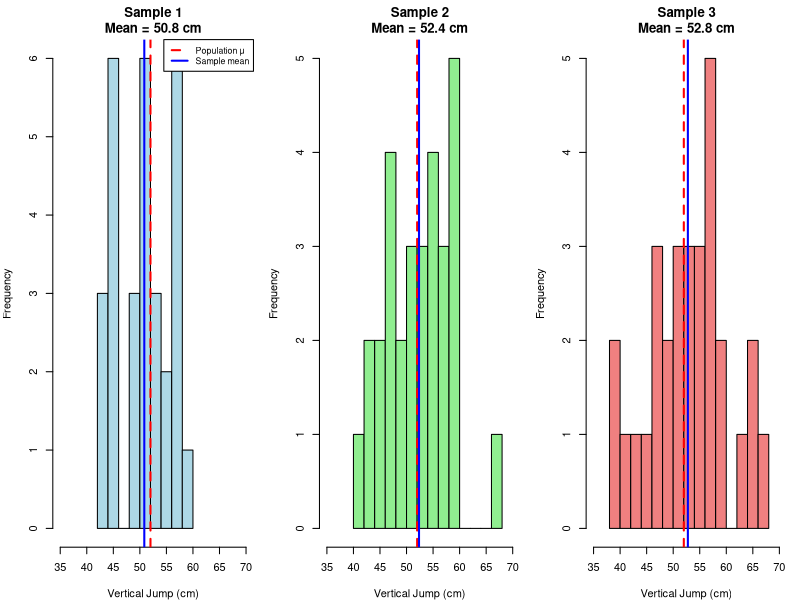
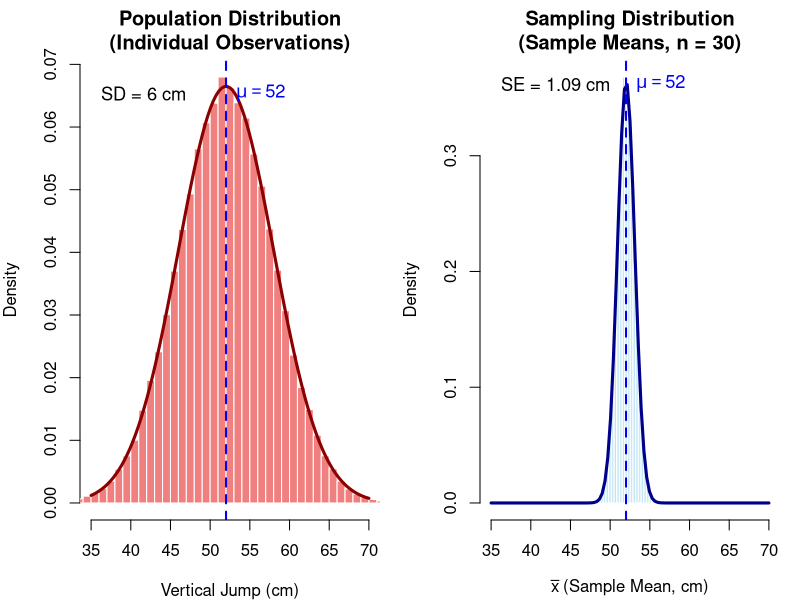
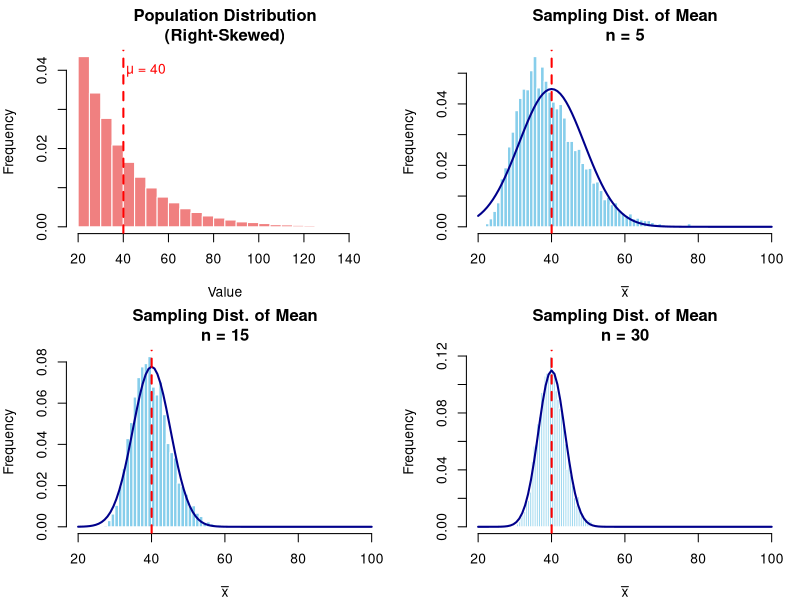
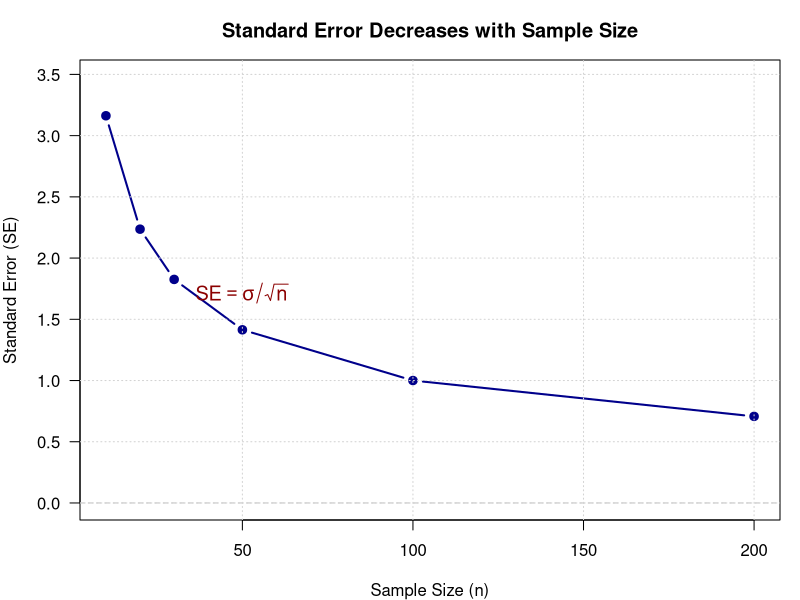
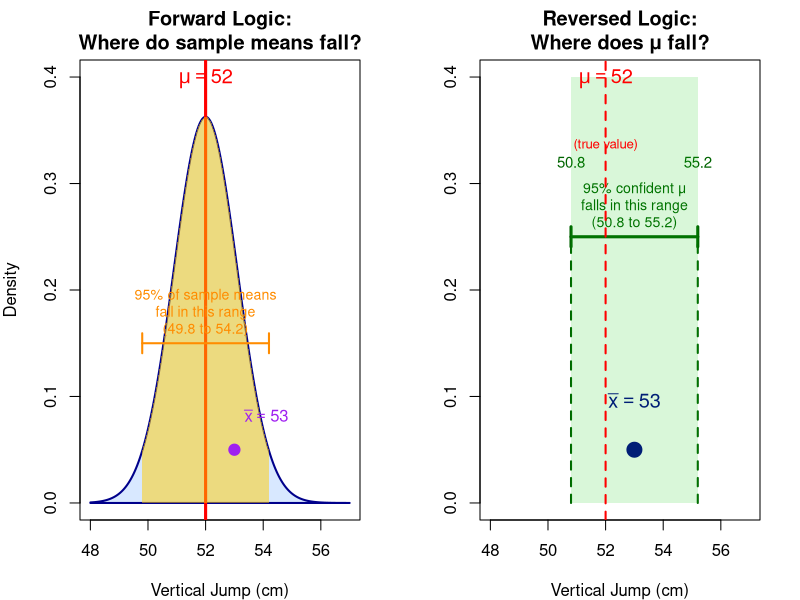
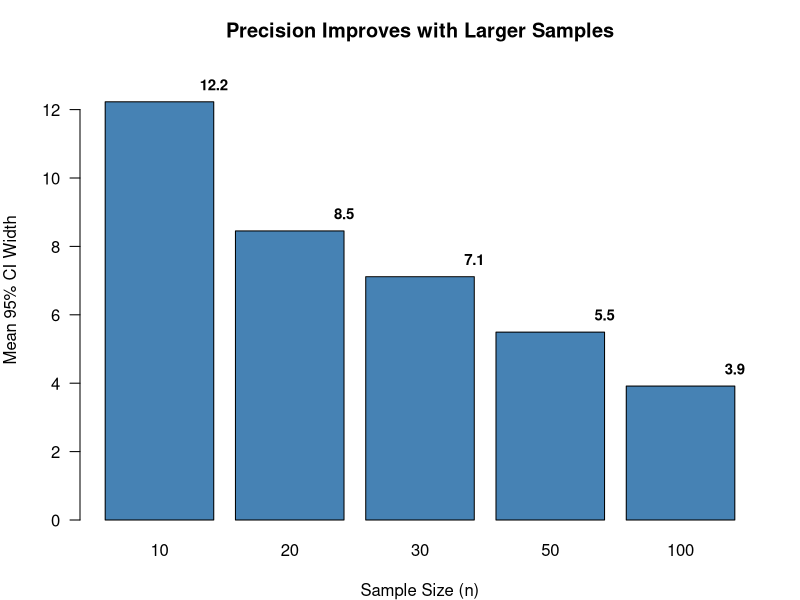

Here is the R script that generated these plots, in order:
## ---- chunk 1
#| label: fig-sampling-error-illustration
#| fig-cap: "Illustration of sampling error: three different samples from the same population yield different sample means"
#| code-fold: true

# Set seed for reproducibility
set.seed(456)

# True population parameters
mu <- 52
sigma <- 6
population_size <- 10000

# Generate population
population <- rnorm(population_size, mean = mu, sd = sigma)

# Draw three samples
n <- 30
sample1 <- sample(population, n)
sample2 <- sample(population, n)
sample3 <- sample(population, n)

# Compute sample means
xbar1 <- mean(sample1)
xbar2 <- mean(sample2)
xbar3 <- mean(sample3)

# Plot
par(mfrow = c(1, 3), mar = c(4, 4, 3, 1))

hist(sample1, breaks = 10, col = "lightblue", border = "black",
     main = paste("Sample 1\nMean =", round(xbar1, 1), "cm"),
     xlab = "Vertical Jump (cm)", ylab = "Frequency", xlim = c(35, 70))
abline(v = mu, col = "red", lwd = 2, lty = 2)
abline(v = xbar1, col = "blue", lwd = 2)
legend("topright", legend = c("Population μ", "Sample mean"),
       col = c("red", "blue"), lty = c(2, 1), lwd = 2, cex = 0.8)

hist(sample2, breaks = 10, col = "lightgreen", border = "black",
     main = paste("Sample 2\nMean =", round(xbar2, 1), "cm"),
     xlab = "Vertical Jump (cm)", ylab = "Frequency", xlim = c(35, 70))
abline(v = mu, col = "red", lwd = 2, lty = 2)
abline(v = xbar2, col = "blue", lwd = 2)

hist(sample3, breaks = 10, col = "lightcoral", border = "black",
     main = paste("Sample 3\nMean =", round(xbar3, 1), "cm"),
     xlab = "Vertical Jump (cm)", ylab = "Frequency", xlim = c(35, 70))
abline(v = mu, col = "red", lwd = 2, lty = 2)
abline(v = xbar3, col = "blue", lwd = 2)

par(mfrow = c(1, 1))
## ---- chunk 2
#| label: fig-sampling-distribution-simulation
#| fig-cap: "Comparison of population distribution (left) and sampling distribution of the mean (right)"
#| fig-width: 10
#| fig-height: 4
#| code-fold: true

# Set seed
set.seed(789)

# Population parameters
mu <- 52
sigma <- 6
n <- 30
n_samples <- 10000

# Generate population
population <- rnorm(100000, mean = mu, sd = sigma)

# Simulate sampling distribution
sample_means <- replicate(n_samples, mean(rnorm(n, mean = mu, sd = sigma)))

# Side-by-side plots
par(mfrow = c(1, 2), mar = c(4, 4, 3, 1))

# LEFT: Population distribution
hist(population, breaks = 50, col = "lightcoral", border = "white",
     main = "Population Distribution\n(Individual Observations)",
     xlab = "Vertical Jump (cm)",
     ylab = "Density", probability = TRUE, xlim = c(35, 70))
curve(dnorm(x, mean = mu, sd = sigma),
      col = "darkred", lwd = 3, add = TRUE)
abline(v = mu, col = "blue", lwd = 2, lty = 2)
text(mu, 0.065, labels = expression(mu == 52), pos = 4, col = "blue", cex = 1.1)
text(35, 0.065, labels = paste("SD =", sigma, "cm"), pos = 4, cex = 1.1)

# RIGHT: Sampling distribution
hist(sample_means, breaks = 50, col = "skyblue", border = "white",
     main = "Sampling Distribution\n(Sample Means, n = 30)",
     xlab = expression(bar(x)~"(Sample Mean, cm)"),
     ylab = "Density", probability = TRUE, xlim = c(35, 70))
curve(dnorm(x, mean = mean(sample_means), sd = sd(sample_means)),
      col = "darkblue", lwd = 3, add = TRUE)
abline(v = mu, col = "blue", lwd = 2, lty = 2)
text(mu, 0.36, labels = expression(mu == 52), pos = 4, col = "blue", cex = 1.1)
text(35, 0.36, labels = paste("SE =", round(sd(sample_means), 2), "cm"), pos = 4, cex = 1.1)

par(mfrow = c(1, 1))
## ---- chunk 3
#| label: fig-central-limit-theorem
#| fig-cap: "Central Limit Theorem demonstration: sampling distributions of the mean for different sample sizes (n = 5, 15, 30) from a right-skewed population"
#| code-fold: true

# Set seed
set.seed(101)

# Generate right-skewed population (exponential distribution)
population_skewed <- rexp(50000, rate = 0.05) + 20
mu_skewed <- mean(population_skewed)
sigma_skewed <- sd(population_skewed)

# Simulate sampling distributions for different n
sample_sizes <- c(5, 15, 30)
n_simulations <- 5000

par(mfrow = c(2, 2), mar = c(4, 4, 3, 1))

# Plot population
hist(population_skewed, breaks = 50, col = "lightcoral", border = "white",
     main = "Population Distribution\n(Right-Skewed)",
     xlab = "Value", ylab = "Frequency", xlim = c(20, 150), probability = TRUE)
abline(v = mu_skewed, col = "red", lwd = 2, lty = 2)
text(mu_skewed + 10, 0.04, labels = paste("μ =", round(mu_skewed, 1)), col = "red")

# Sampling distributions for different n
for (n in sample_sizes) {
  # Simulate
  sample_means <- replicate(n_simulations, mean(sample(population_skewed, n)))
  
  # Plot
  hist(sample_means, breaks = 50, col = "skyblue", border = "white",
       main = paste("Sampling Dist. of Mean\nn =", n),
       xlab = expression(bar(x)), ylab = "Frequency",
       xlim = c(20, 100), probability = TRUE)
  
  # Overlay normal curve
  curve(dnorm(x, mean = mu_skewed, sd = sigma_skewed / sqrt(n)),
        col = "darkblue", lwd = 2, add = TRUE)
  
  abline(v = mu_skewed, col = "red", lwd = 2, lty = 2)
}

par(mfrow = c(1, 1))
## ---- chunk 4
#| label: fig-sample-size-se
#| fig-cap: "Effect of sample size on standard error: larger samples produce smaller SE and more precise estimates"
#| code-fold: true

# Parameters
sigma <- 10  # Population SD
sample_sizes <- c(10, 20, 30, 50, 100, 200)
se_values <- sigma / sqrt(sample_sizes)

# Plot
plot(sample_sizes, se_values, type = "b", pch = 19, col = "darkblue", lwd = 2,
     xlab = "Sample Size (n)", ylab = "Standard Error (SE)",
     main = "Standard Error Decreases with Sample Size",
     ylim = c(0, max(se_values) * 1.1), las = 1)

# Add reference lines
abline(h = 0, lty = 2, col = "gray")
grid()

# Annotate
text(50, se_values[4] + 0.3, 
     labels = expression(SE == sigma / sqrt(n)), cex = 1.2, col = "darkred")
## ---- chunk 5
#| label: fig-confidence-interval-logic
#| fig-cap: "Visual illustration of the symmetric relationship underlying confidence intervals"
#| fig-width: 10
#| fig-height: 5
#| code-fold: true

par(mfrow = c(1, 2), mar = c(4, 4, 3, 2))

# Parameters
mu <- 52
se <- 1.1
xbar <- 53  # Observed sample mean (different from μ to show the concept)
ci_multiplier <- 2  # approximately 95%

# LEFT PANEL: Forward logic (sampling distribution)
plot(NULL, xlim = c(48, 57), ylim = c(0, 0.4), 
     xlab = "Vertical Jump (cm)", ylab = "Density",
     main = "Forward Logic:\nWhere do sample means fall?")

# Draw sampling distribution centered at μ
x_vals <- seq(48, 57, length.out = 200)
y_vals <- dnorm(x_vals, mean = mu, sd = se)
polygon(c(x_vals, rev(x_vals)), c(y_vals, rep(0, length(y_vals))),
        col = rgb(0.5, 0.7, 1, 0.3), border = "darkblue", lwd = 2)

# Mark μ and the 95% interval
abline(v = mu, col = "red", lwd = 3, lty = 1)
text(mu, 0.38, expression(mu == 52), col = "red", cex = 1.2, pos = 3)

# Shade 95% region
x_95 <- seq(mu - ci_multiplier*se, mu + ci_multiplier*se, length.out = 100)
y_95 <- dnorm(x_95, mean = mu, sd = se)
polygon(c(x_95, rev(x_95)), c(y_95, rep(0, length(y_95))),
        col = rgb(1, 0.8, 0, 0.5), border = NA)

# Mark boundaries
arrows(mu - ci_multiplier*se, 0.15, mu + ci_multiplier*se, 0.15,
       code = 3, angle = 90, length = 0.1, lwd = 2, col = "darkorange")
text(mu, 0.18, "95% of sample means\nfall in this range\n(49.8 to 54.2)", cex = 0.85, col = "darkorange")

# Mark the observed sample mean
points(xbar, 0.05, pch = 19, cex = 1.5, col = "purple")
text(xbar, 0.08, expression(bar(x) == 53), col = "purple", cex = 1, pos = 4)

# RIGHT PANEL: Reversed logic (confidence interval)
plot(NULL, xlim = c(48, 57), ylim = c(0, 0.4), 
     xlab = "Vertical Jump (cm)", ylab = "",
     main = "Reversed Logic:\nWhere does μ fall?")

# Draw a point for observed sample mean
points(xbar, 0.05, pch = 19, cex = 2, col = "darkblue")
text(xbar, 0.08, expression(bar(x) == 53), col = "darkblue", cex = 1.2, pos = 3)

# Draw confidence interval around xbar
arrows(xbar - ci_multiplier*se, 0.25, xbar + ci_multiplier*se, 0.25,
       code = 3, angle = 90, length = 0.1, lwd = 3, col = "darkgreen")
text(xbar, 0.28, "95% confident μ\nfalls in this range\n(50.8 to 55.2)", cex = 0.85, col = "darkgreen")

# Mark the interval bounds
segments(xbar - ci_multiplier*se, 0, xbar - ci_multiplier*se, 0.25, 
         lty = 2, col = "darkgreen", lwd = 2)
segments(xbar + ci_multiplier*se, 0, xbar + ci_multiplier*se, 0.25, 
         lty = 2, col = "darkgreen", lwd = 2)

text(xbar - ci_multiplier*se, 0.32, "50.8", cex = 0.9, col = "darkgreen")
text(xbar + ci_multiplier*se, 0.32, "55.2", cex = 0.9, col = "darkgreen")

# Add a shaded region to show where μ likely is
rect(xbar - ci_multiplier*se, 0, xbar + ci_multiplier*se, 0.4,
     col = rgb(0, 0.8, 0, 0.15), border = NA)

# Mark the true μ to show it falls within the CI
abline(v = mu, col = "red", lwd = 2, lty = 2)
text(mu, 0.38, expression(mu == 52), col = "red", cex = 1.2, pos = 3)
text(mu, 0.35, "(true value)", col = "red", cex = 0.8, pos = 1)

par(mfrow = c(1, 1))
## ---- chunk 6
#| label: fig-precision-sample-size
#| fig-cap: "Confidence interval width decreases with sample size: larger samples provide more precise estimates of the population mean"
#| code-fold: true

# Simulate
set.seed(202)
population <- rnorm(100000, mean = 50, sd = 10)

# Sample sizes
sample_sizes <- c(10, 20, 30, 50, 100)
n_sims <- 100

# Compute 95% CI widths for each n
ci_widths <- sapply(sample_sizes, function(n) {
  means <- replicate(n_sims, {
    samp <- sample(population, n)
    mean(samp)
  })
  
  sems <- replicate(n_sims, {
    samp <- sample(population, n)
    sd(samp) / sqrt(n)
  })
  
  # Approximate CI width = 2 * 1.96 * SE = 3.92 * SE
  widths <- 3.92 * sems
  mean(widths)
})

# Plot
barplot(ci_widths, names.arg = sample_sizes, col = "steelblue", border = "black",
        xlab = "Sample Size (n)", ylab = "Mean 95% CI Width",
        main = "Precision Improves with Larger Samples",
        ylim = c(0, max(ci_widths) * 1.1), las = 1)

# Add text
text(1:length(sample_sizes) * 1.2, ci_widths + 0.5, 
     labels = round(ci_widths, 1), cex = 0.9, font = 2)
